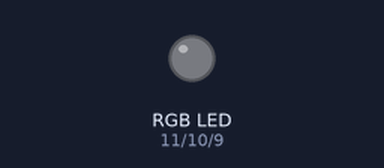
Simulated run of this sketch. Board: Arduino Uno, built with avr-gcc and run on an emulated ATmega328P. On the bench: an RGB LED mixed from three pins (HIGH = lit). Dim RGB values are drawn brighter than linear.

Above: at 0.15 s.
At 5.26 s:
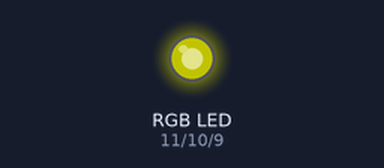
Timing chart, 0 to 5.2 s (numbered marks = the images above):
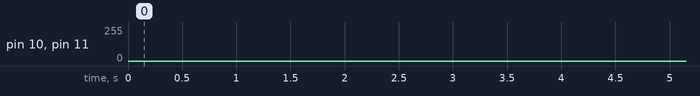

The sketch:

4.2.ino
```cpp
const int RED = 11, GREEN = 10, BLUE = 9;
const int d = 1;

void setColor(uint8_t r, uint8_t g, uint8_t b) {
    analogWrite(RED, r);
    analogWrite(GREEN, g);
    analogWrite(BLUE, b);
}

void setup() {
    pinMode(RED, OUTPUT);
    pinMode(GREEN, OUTPUT);
    pinMode(BLUE, OUTPUT);
}

void loop() {
    for (int v = 0; v <= 255; v++) {
      setColor(v, 0, 0); delay(d);
    }
      for (int v = 255; v >= 0; v--) {
        setColor(v, 0, 0); delay(d);
      }
    for (int v = 0; v <= 255; v++) {
      setColor(v, v-0.5, 0); delay(d);
    }
      for (int v = 255; v >= 0; v--) {
        setColor(v, v-0.5, 0); delay(d);
      }
    for (int v = 0; v <= 255; v++) {
      setColor(v, v, 0); delay(d);
    }
      for (int v = 255; v >= 0; v--) {
        setColor(v, v, 0); delay(d);
      }
    for (int v = 0; v <= 255; v++) {
      setColor(0, v, 0); delay(d);
    }
      for (int v = 255; v >= 0; v--) {
        setColor(0, v, 0); delay(d);
      }
    for (int v = 0; v <= 255; v++) {
      setColor(0, v-0.5, v); delay(d);
    }
      for (int v = 255; v >= 0; v--) {
        setColor(0, v-0.5, v); delay(d);
      }
    for (int v = 0; v <= 255; v++) {
      setColor(0, 0, v); delay(d);
    }
      for (int v = 255; v >= 0; v--) {
        setColor(0, 0, v); delay(d);
      }
    for (int v = 0; v <= 255; v++) {
      setColor(v, 0, v); delay(d);
    }
      for (int v = 255; v >= 0; v--) {
        setColor(v, 0, v); delay(d);
      }
}
```
